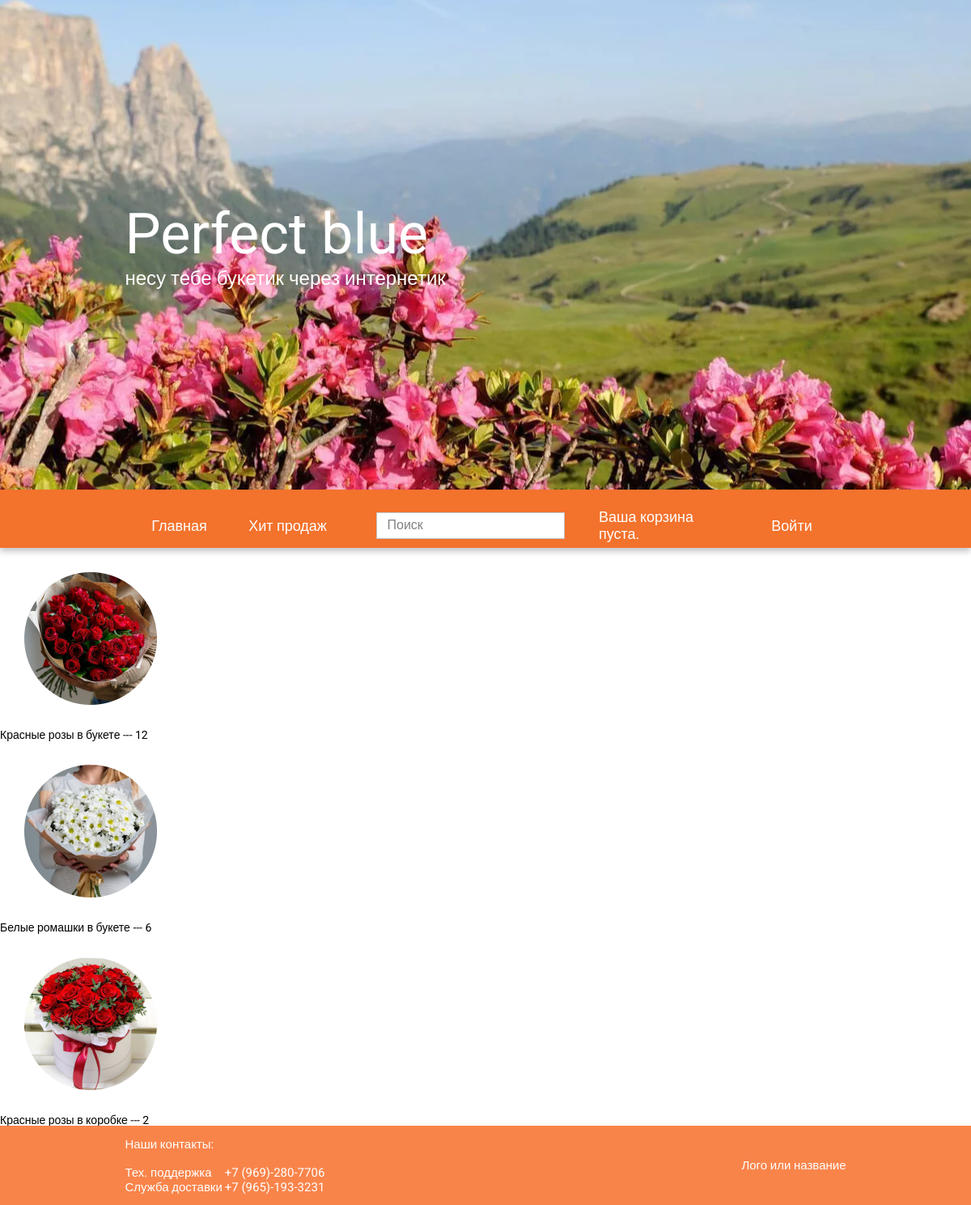
/bestseller/, run on an earlier commit of the app's database.
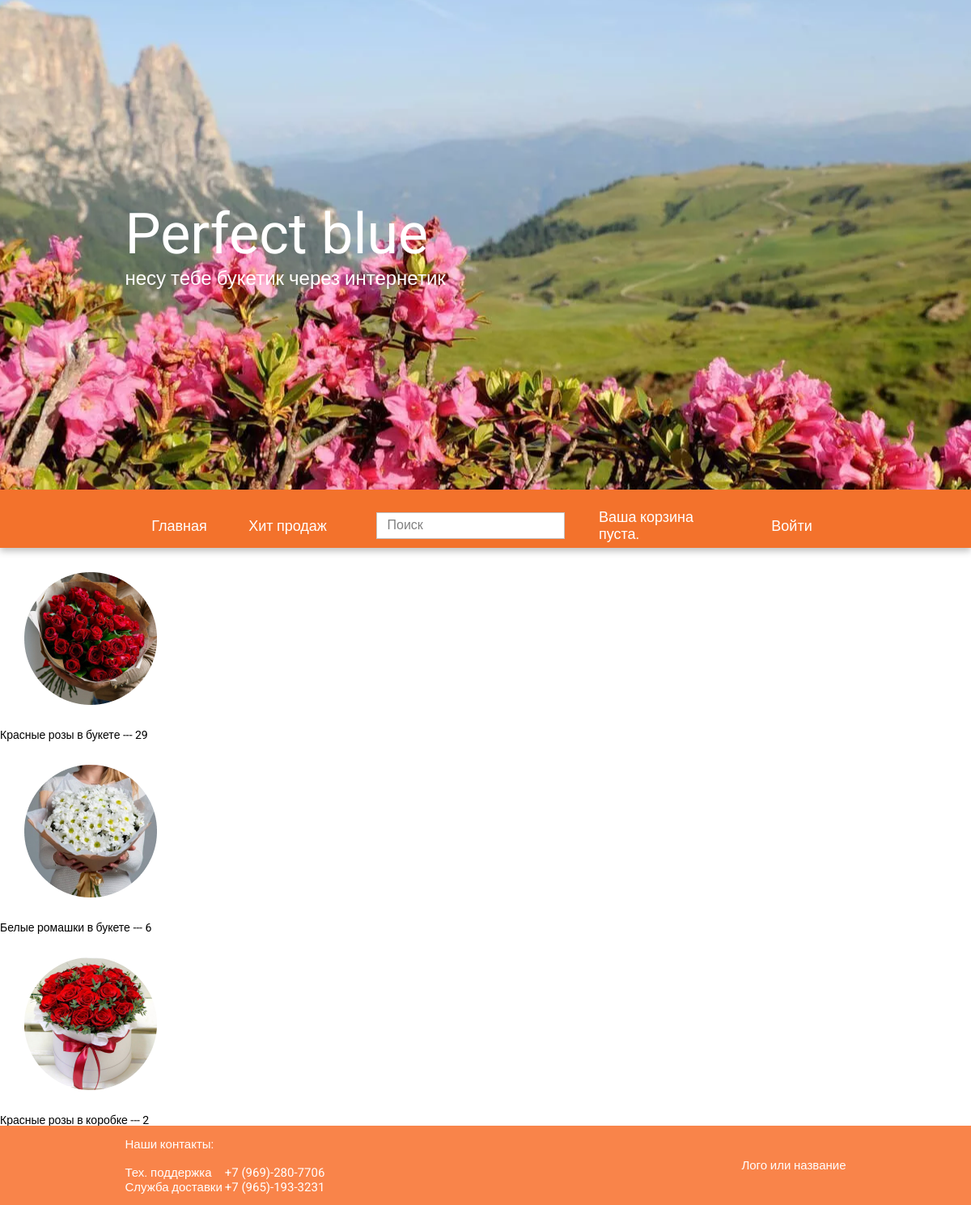
And on a later commit of the database.
### flowers/models.py (models this page shows, shortened)
class Flowers(models.Model):
    title = models.CharField(max_length=50, verbose_name='Название')
    description = models.TextField(blank=True, verbose_name='Описание')
    price = models.CharField(max_length=10, verbose_name='Цена')
    number_of_purchases = models.IntegerField(default=0, verbose_name='Количество покупок')
    image = models.ImageField(upload_to='photos/%Y/%m/%d/', verbose_name='Фото')
    slug = models.SlugField(max_length=255, unique=True, db_index=True, verbose_name='URL')
    cat = models.ForeignKey('Categories', on_delete=models.CASCADE)
    def __str__(self):
        return self.title
    class Meta:
        verbose_name = 'Цветы'
        verbose_name_plural = 'Цветы'
        ordering = ['title', 'price', 'number_of_purchases']

### flowers/views.py (the view)
# urls.py: path('bestseller/', BestSeller.as_view(), name='bestseller'),
class BestSeller(View):
    def get(self, request):
        flowers = []
        for item in Flowers.objects.all():
            flowers.append(item)
        number_of_purchases_lst = []
        for i in range(3):
            index = 0
            max_value = 0
            for f in range(len(flowers)):
                if flowers[f].number_of_purchases > max_value:
                    max_value = flowers[f].number_of_purchases
                    index = f
            number_of_purchases_lst.append(flowers[index])
            del flowers[index]
        context = {
            'menu': menu,
            'categories': cats,
            'flowers': number_of_purchases_lst,
        }
        return render(request, 'flowers/bestseller.html', context)

### cart/cart.py (called while the page is built)
    def __len__(self):
        return sum(item['quantity'] for item in self.cart.values())

### cart/context_processors.py (called while the page is built)
def cart(request):
    return {'cart': Cart(request)}

### flowers/templates/flowers/bestseller.html
{% extends 'flowers/base.html' %}
{% block content %}
{% for f in flowers %}
    {% if f.image %}
        <img class="post-image" src="{{ f.image.url }}" alt="image">
    {% endif %}
    <p> {{ f }} --- {{ f.number_of_purchases }}</p>
{% endfor %}
{% endblock %}

What changed in the data, as far as the page shows it:
changed Flowers "Красные розы в букете": number_of_purchases "12" → "29"
